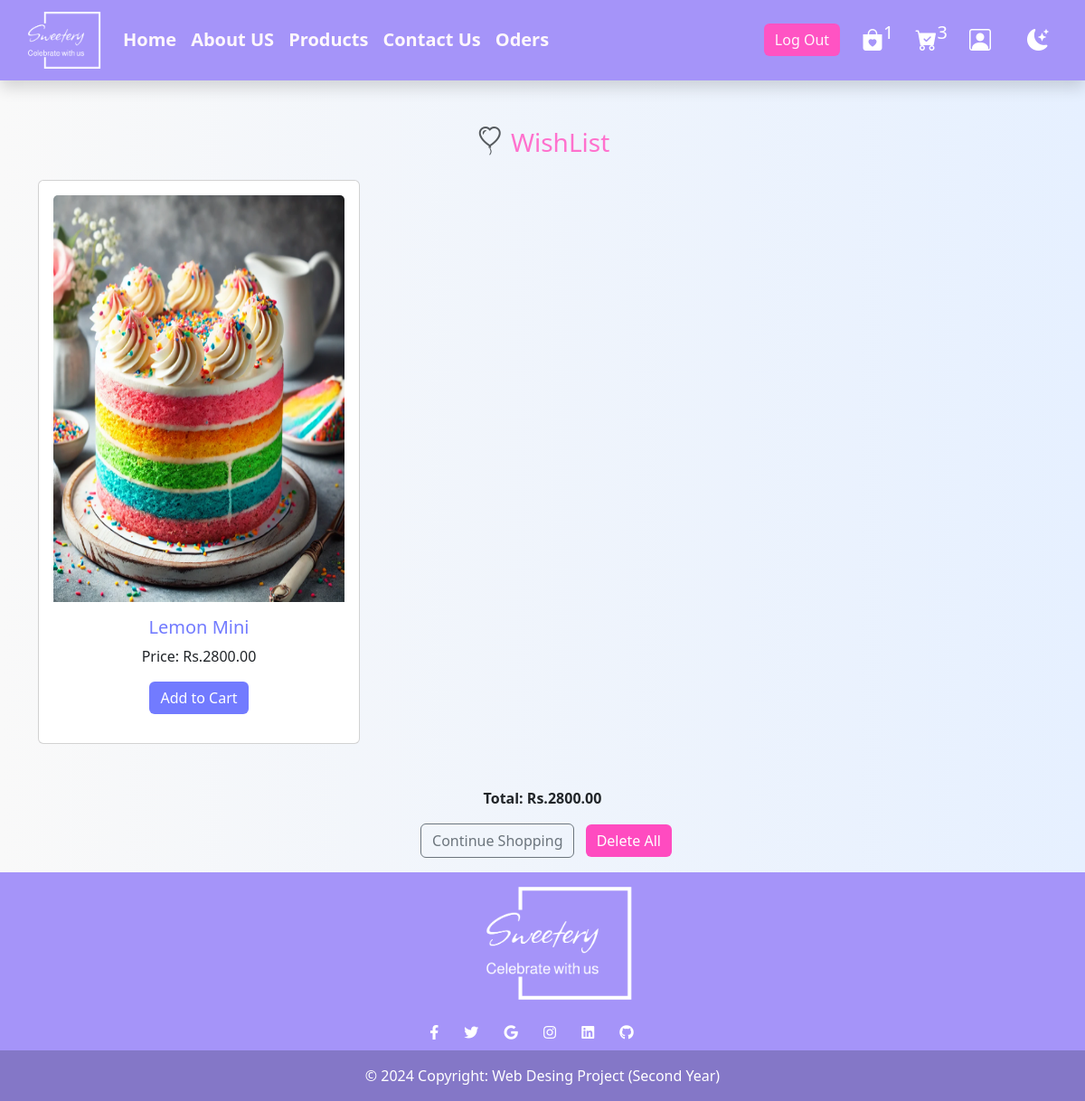
Screenshot of /wishlist.php (signed in) with the database file from the repository.
### tables this page shows
CREATE TABLE `wishlist` (
  `id` int NOT NULL AUTO_INCREMENT,
  `image` varchar(200) NOT NULL,
  `name` varchar(200) NOT NULL,
  `pid` int NOT NULL,
  `price` int NOT NULL,
  `user_id` int NOT NULL,
  PRIMARY KEY (`id`) USING BTREE
);

### wishlist.php (the view, shortened to what this page needs)
<?php
@include './includes/db.php';
$user_id = $_SESSION['user_id'];
?>
<!DOCTYPE html>
<html lang="en">
<head>
   <link rel="stylesheet" href="./css//nav.css">
    <link rel="stylesheet" href="./css/darkmode.css">
    <link rel="stylesheet" href="./css/navigation.css">
    <link rel="stylesheet" href="./css/footer.css">
    <link rel="stylesheet" href="./css/user_profile.css">
    <link rel="stylesheet" href="./css/wishlist.css">
    <link href="https://cdn.jsdelivr.net/npm/bootstrap@5.3.3/dist/css/bootstrap.min.css" rel="stylesheet">
    <link rel="stylesheet" href="https://cdn.jsdelivr.net/npm/bootstrap-icons@1.11.3/font/bootstrap-icons.min.css">
    <link rel="stylesheet" href="https://cdnjs.cloudflare.com/ajax/libs/font-awesome/5.15.4/css/all.min.css">
   <link href="https://cdn.jsdelivr.net/npm/bootstrap@5.3.3/dist/css/bootstrap.min.css" rel="stylesheet">
</head>
<body class="d-flex flex-column min-vh-100">
<?php @include './includes/nav.php'; ?>
<section class="container mt-5 hedling">
    <div class="text-center mb-4">
        <h3><i class="bi bi-balloon-heart text-muted fs-2"></i> WishList</h3>
    </div>
</section>
<section class="wishlist container">
    <div class="row">
    <?php
        $grand_total = 0;
        $select_wishlist = mysqli_query($conn, "SELECT * FROM `wishlist` WHERE user_id = '$user_id'") or die('query failed');
        if(mysqli_num_rows($select_wishlist) > 0){
            while($fetch_wishlist = mysqli_fetch_assoc($select_wishlist)){
    ?>
    <form action="" method="POST" class="col-lg-4 col-md-6 mb-4">
        <div class="card h-100 text-center p-3">
            <img src="uploaded_img/<?php echo $fetch_wishlist['image']; ?>" alt="" class="card-img-top">
            <div class="card-body">
                <h5 class="card-title title"><?php echo $fetch_wishlist['name']; ?></h5>
                <p class="card-text">Price: Rs.<?php echo $fetch_wishlist['price']; ?>.00</p>
                <button type="submit" name="add_to_cart" class="btn_add_cart btn">Add to Cart</button>
            </div>
        </div>
    </form>
    <?php
    $grand_total += $fetch_wishlist['price'];
        }
    }else{
        echo '<p class="text-center text-muted">Your wishlist is empty</p>';
    }
    ?>
    </div>
    <div class="text-center mt-4 mb-3 wishlist_btn_section">
        <p class="fw-bold">Total: Rs.<?php echo $grand_total; ?>.00</p>
        <a href="home.php" class="btn_shoping btn btn-outline-secondary mx-2">Continue Shopping</a>
        <a href="wishlist.php?delete_all" class="btn_delete btn <?php echo ($grand_total > 1)?'':'disabled' ?>" onclick="return confirm('Delete all from wishlist?');">Delete All</a>
    </div>
</section>
<?php @include './includes/footer.php'; ?>
</body>
</html>

### css/wishlist.css (style rules this page uses)
* { list-style-type: none; }
body { background: linear-gradient(to right, #f9f9f9, #e6f0ff); }
.hedling h3 { color: #FF71CD; }
.card img { height: 450px; }
.card .title { text-transform: capitalize; color: #727bff; }
.card .btn_add_cart { background-color: #727bff; border: 0; color: white; }
.wishlist_btn_section .btn_delete { background-color: #ff4bc0 !important; color: white !important; border: 0; }

### rows the page displays
wishlist: image (picture), name "Lemon Mini", price "2800"

### other values shown
$wishlist_num_rows "1"
$cart_num_rows "3"
$grand_total "2800"
